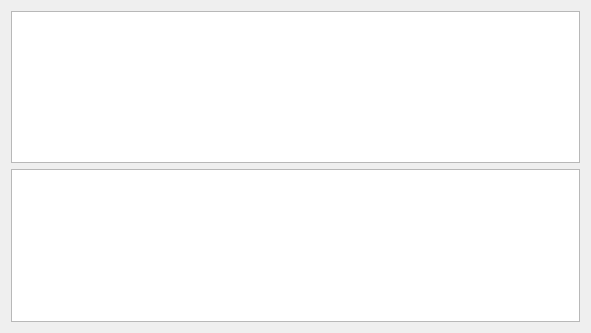
<?xml version="1.0" encoding="UTF-8"?>
<ui version="4.0">
 <class>ImportsTabWNDClass</class>
 <widget class="QDialog" name="ImportsTabWNDClass">
  <property name="geometry">
   <rect>
    <x>0</x>
    <y>0</y>
    <width>591</width>
    <height>333</height>
   </rect>
  </property>
  <property name="windowTitle">
   <string>ImportsTabWND</string>
  </property>
  <layout class="QVBoxLayout" name="verticalLayout">
   <item>
    <widget class="QTableWidget" name="tableWidget"/>
   </item>
   <item>
    <widget class="QTableWidget" name="tableWidget_2"/>
   </item>
  </layout>
 </widget>
 <layoutdefault spacing="6" margin="11"/>
 <resources/>
 <connections>
  <connection>
   <sender>tableWidget</sender>
   <signal>cellClicked(int,int)</signal>
   <receiver>ImportsTabWNDClass</receiver>
   <slot>slot1(int,int)</slot>
   <hints>
    <hint type="sourcelabel">
     <x>358</x>
     <y>86</y>
    </hint>
    <hint type="destinationlabel">
     <x>706</x>
     <y>89</y>
    </hint>
   </hints>
  </connection>
 </connections>
 <slots>
  <slot>slot1(int,int)</slot>
 </slots>
</ui>
